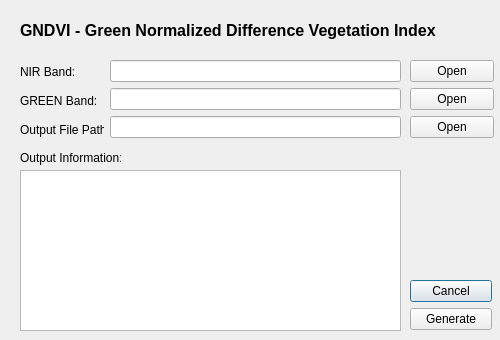
<?xml version="1.0" encoding="UTF-8"?>
<ui version="4.0">
 <class>Gndvi</class>
 <widget class="QDialog" name="Gndvi">
  <property name="geometry">
   <rect>
    <x>0</x>
    <y>0</y>
    <width>500</width>
    <height>340</height>
   </rect>
  </property>
  <property name="windowTitle">
   <string>Dialog</string>
  </property>
  <widget class="QWidget" name="layoutWidget">
   <property name="geometry">
    <rect>
     <x>110</x>
     <y>60</y>
     <width>291</width>
     <height>80</height>
    </rect>
   </property>
   <layout class="QVBoxLayout" name="verticalLayout_2">
    <item>
     <widget class="QLineEdit" name="gndviNIR_txt"/>
    </item>
    <item>
     <widget class="QLineEdit" name="gndviGREEN_txt"/>
    </item>
    <item>
     <widget class="QLineEdit" name="gndviOut_txt"/>
    </item>
   </layout>
  </widget>
  <widget class="QWidget" name="layoutWidget_3">
   <property name="geometry">
    <rect>
     <x>410</x>
     <y>280</y>
     <width>82</width>
     <height>50</height>
    </rect>
   </property>
   <layout class="QVBoxLayout" name="verticalLayout_4">
    <item>
     <widget class="QPushButton" name="cancel_btn">
      <property name="text">
       <string>Cancel</string>
      </property>
     </widget>
    </item>
    <item>
     <widget class="QPushButton" name="gndvi_btn">
      <property name="text">
       <string>Generate</string>
      </property>
     </widget>
    </item>
   </layout>
  </widget>
  <widget class="QLabel" name="label_4">
   <property name="geometry">
    <rect>
     <x>20</x>
     <y>10</y>
     <width>471</width>
     <height>41</height>
    </rect>
   </property>
   <property name="font">
    <font>
     <pointsize>12</pointsize>
     <weight>75</weight>
     <bold>true</bold>
    </font>
   </property>
   <property name="text">
    <string>GNDVI - Green Normalized Difference Vegetation Index</string>
   </property>
  </widget>
  <widget class="QTextBrowser" name="textBrowser">
   <property name="geometry">
    <rect>
     <x>20</x>
     <y>170</y>
     <width>381</width>
     <height>161</height>
    </rect>
   </property>
  </widget>
  <widget class="QLabel" name="label_5">
   <property name="geometry">
    <rect>
     <x>20</x>
     <y>150</y>
     <width>101</width>
     <height>16</height>
    </rect>
   </property>
   <property name="text">
    <string>Output Information:</string>
   </property>
  </widget>
  <widget class="QWidget" name="layoutWidget_2">
   <property name="geometry">
    <rect>
     <x>410</x>
     <y>60</y>
     <width>84</width>
     <height>81</height>
    </rect>
   </property>
   <layout class="QHBoxLayout" name="horizontalLayout">
    <item>
     <layout class="QVBoxLayout" name="verticalLayout_3">
      <item>
       <widget class="QPushButton" name="gndviNIR_btn">
        <property name="text">
         <string>Open</string>
        </property>
       </widget>
      </item>
      <item>
       <widget class="QPushButton" name="gndviGREEN_btn_2">
        <property name="text">
         <string>Open</string>
        </property>
       </widget>
      </item>
      <item>
       <widget class="QPushButton" name="gndviOut_btn">
        <property name="text">
         <string>Open</string>
        </property>
       </widget>
      </item>
     </layout>
    </item>
   </layout>
  </widget>
  <widget class="QWidget" name="layoutWidget_4">
   <property name="geometry">
    <rect>
     <x>20</x>
     <y>60</y>
     <width>84</width>
     <height>81</height>
    </rect>
   </property>
   <layout class="QVBoxLayout" name="verticalLayout">
    <item>
     <widget class="QLabel" name="label_2">
      <property name="text">
       <string>NIR Band:</string>
      </property>
     </widget>
    </item>
    <item>
     <widget class="QLabel" name="label">
      <property name="text">
       <string>GREEN Band:</string>
      </property>
     </widget>
    </item>
    <item>
     <widget class="QLabel" name="label_3">
      <property name="text">
       <string>Output File Path:</string>
      </property>
     </widget>
    </item>
   </layout>
  </widget>
 </widget>
 <resources/>
 <connections/>
</ui>
